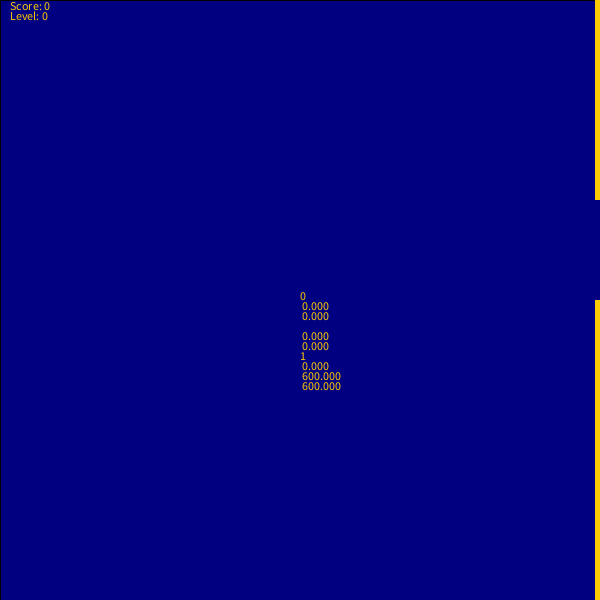
Frame 1 (no input)
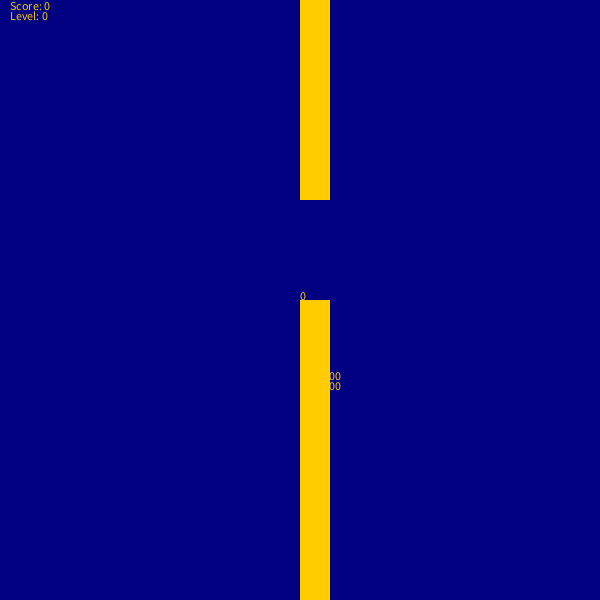
Frame 60 (the mouse pressed at the canvas centre just before this capture)
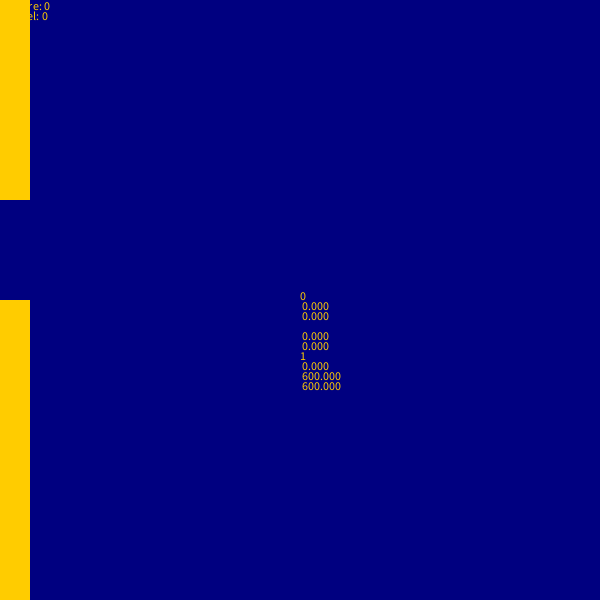
Frame 120 (the mouse held since frame 60 and released just before this capture)

The Processing sketch that drew these frames (run headless with seeded random() and noise(); from frame 60 on, the mouse is pressed at the canvas centre):

// Processing sketch: Columns_pde
// ── Columns_pde.pde
int checkmouseclick=0;//mouse click for jump up
int checkmouseclick2=0;//ensures jump lasts a certain number of frames
float speedcounter;//counts frames for speed calculation
float speed;//frames divided by 6 for speed
float collisioncheckmouseclickball1=0;//checks if columns are close enough to hit ball
float collisioncheckmouseclickcolumn1;//checks end of top 'column'
float collisioncheckmouseclickcolumn2;//checks end of bottom 'column'
int collisioncheckmouseclickcolumn3=1;//checks whether ball is safely between 'columns'
int score;//starting score
int level;
int state=1;//game menu/other states
float x;
float y;
float screensquare;


Columns c1;
Columns c2;
Columns c3;
Columns c4;

//NEW CODE: Created global variable for void draw to access and run check instead of update to run check
void setup() {
  size(600,600);
  background(255);
  frameRate(30);
  if (width>height) {
    screensquare=height;
  }
  else {
    screensquare=width;
  }
  score=0;
  x=width;
  y=height;
  c1 = new Columns(x, 0, height/3, #FFCC00);
  c2 = new Columns(x, 0, height/3, #FFFFFF);
  c3 = new Columns(x*13/10, 0, height/3, #0F23A2);
  c4 = new Columns(x*17/10, 0, height/3, #FFFFFF);
}
//NEW CODE: Removed floats xPos, yPos and heigh to make them global variables
class Columns {
  float valx, tru, xPos, yPos, heigh, gap, lim;
  color basic;
  Columns (float xStart, float yStart, float high, color base) {
    valx=-5;
    xPos = xStart;
    yPos = yStart;
    heigh=high;
    basic=base;
    gap=width/6;
  }
  void update() {
    xPos = xPos+valx;
    noStroke();
    fill(basic);
    rect(xPos, yPos, width/20, heigh);
    rect(xPos, heigh+gap, width/20, width-heigh-gap);
    if (xPos==-(width/20)) {
      xPos=width+20;
      heigh=random(0,height*(5/6)+0.001);
      if (heigh<=7*width/12) {
        lim=251;
      }
      else {
        lim=width-heigh;
      }
      gap=random(100,lim);
    }
      
      }
    }
  



void draw() {

    if (collisioncheckmouseclickball1==1) {
      if (collisioncheckmouseclickcolumn3==1) {
        if (level<1) {
          fill(#000080);
          rect(0, 0, width, height);
          c1.update();
        }
        else if (level==1) {
          fill(0,0,255);
          rect(0, 0, width, height);
          
          c1.update();
          c2.update();
        }
        else if (level==2) {
          fill(50,200,20);
          rect(0,0,width,height);
          
          c1.update();
          c2.update();
          c3.update();
        }
        else if (level>2) {
          fill(0);
          rect(0,0,width,height);
          
          c1.update();
          c2.update();
          c3.update();
          c4.update();
          
        }
       
        text(checkmouseclick, width/2, height/2);
        text(speedcounter, width/2, height/2+10);
        text(speed, width/2, height/2+20);
        //text(valy,width/2,height/2+30);
        text(collisioncheckmouseclickcolumn1, width/2, height/2+40);
        text(collisioncheckmouseclickcolumn2, width/2, height/2+50);
        text(collisioncheckmouseclickcolumn3, width/2, height/2+60);
        text(collisioncheckmouseclickball1, width/2, height/2+70);
        text(x, width/2, height/2+80);
        text(y, width/2, height/2+90);
        score=score+10;
        level=floor(score/60);
        text("Score: "+score/6, 10, 10);
        text("Level: "+level, 10, 20);
        collisioncheckmouseclickball1=0;
        collisioncheckmouseclickcolumn3=0;
      }//what to do if ball passes between columns
      //what to do if the ball does not pass between columns
    } else {
      if (level<1) {
              fill(#000080);
      rect(0, 0, width, height);
          
          c1.update();
        }
      else if (level==1) {
        fill(0,0,255);
          rect(0, 0, width, height);
          
          c1.update();
          c2.update();
      }
      else if (level==2) {
          fill(50,200,20);
          rect(0,0,width,height);
          
          c1.update();
          c2.update();
          c3.update();
        }
        else if (level>2) {
          fill(0);
          rect(0,0,width,height);
          
          c1.update();
          c2.update();
          c3.update();
          c4.update();
        }
      
      text(checkmouseclick, width/2, height/2);
      text(speedcounter, width/2, height/2+10);
      text(speed, width/2, height/2+20);
      //text(valy,width/2,height/2+30);
      text(collisioncheckmouseclickcolumn1, width/2, height/2+40);
      text(collisioncheckmouseclickcolumn2, width/2, height/2+50);
      text(collisioncheckmouseclickcolumn3, width/2, height/2+60);
      text(collisioncheckmouseclickball1, width/2, height/2+70);
      text(x, width/2, height/2+80);
      text(y, width/2, height/2+90);
      text("Score: "+score/6, 10, 10);
      text("Level: "+level, 10, 20);
    }//what to do while ball is not close to columns
  }//gameplay state
